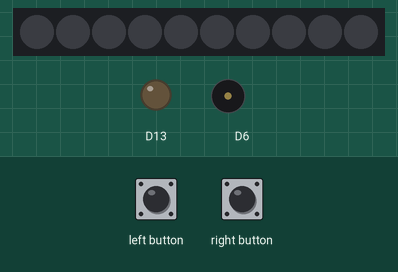
Recording of a sketch running on a simulated Adafruit Circuit Playground Express. Parts: 10 RGB LEDs in strip order, left to right, output pins drawn as LEDs (lit = HIGH), buzzer (waves = sounding). The inputs (shaded band) are chosen by the test bench. Dim RGB values are drawn brighter than linear.

Above: at 2.8 s.
2.9 s: left button pressed for 3.2 s
At 3.6 s:
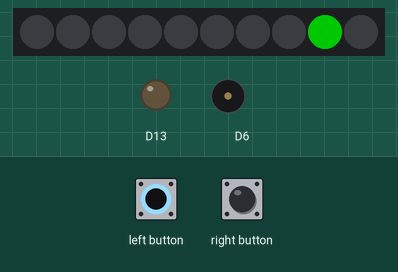
10.2 s: right button pressed for 1.2 s
At 12.3 s:
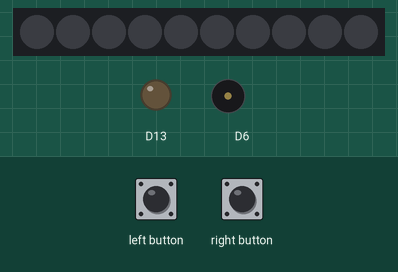
12.9 s: left button pressed for 1.2 s
At 13.9 s:
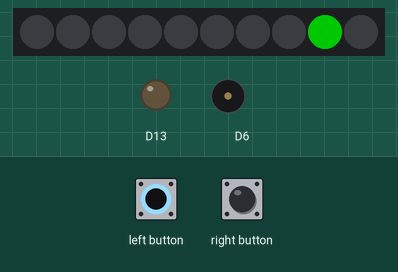
18.2 s: right button pressed for 3.2 s
At 19.8 s:
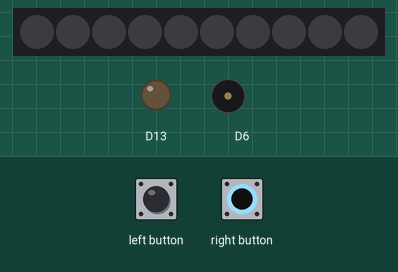
22.9 s: left button pulsed HIGH 2 times (0.12 s each, 0.3 s apart)
At 24.9 s:
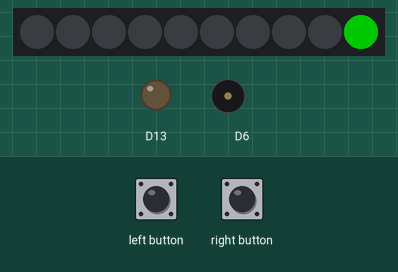
Timing chart, 0 to 32.7 s (numbered marks = the images above; inputs shaded):
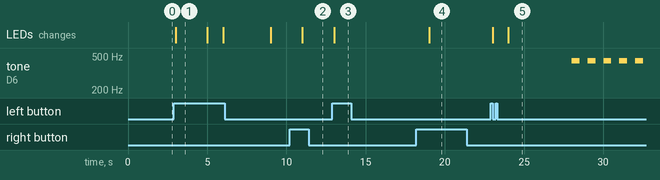

Measured:
- after the input at 2.9 s, the LEDs: change after 0.10 s (image 1)
- after the input at 10.2 s, the LEDs: change after 0.81 s (image 2)
- after the input at 12.9 s, the LEDs: change after 0.11 s (image 3)
- after the input at 18.2 s, the LEDs: change after 0.81 s (image 4)
- after the input at 22.9 s, tone on D6: alternates 440 Hz for 0.50 s and silent for 0.50 s, starting after 5.1 s; the LEDs: first change after 0.12 s (image 5 shows a later state)
- what the display in image 1 shows lasts 2.0 s, from 3.0 s to 5.0 s

The sketch:

timer.ino
```cpp
// (licence header left out)
#include <Adafruit_CircuitPlayground.h>

//  constants

#define interval 5
#define tone 440
#define color 0x008000
#define brightness 200

//  global variables

int seconds = 0;
bool isActive = false;

//  setup

void setup() {
  CircuitPlayground.begin();
  CircuitPlayground.clearPixels();
  CircuitPlayground.setBrightness (brightness);
}

//  loop - adjust and display seconds

void loop() {
  if (CircuitPlayground.leftButton()) {
    if (isActive) {
      seconds += interval;
    }
    else {
      seconds = interval;
      isActive = true;
    }
  }

  if (CircuitPlayground.rightButton()) {
    seconds = 0;
    isActive = false;
  }

  setPixel();
  if (isActive) {
    seconds--;
    if (seconds < 0) {
      CircuitPlayground.playTone(tone, 500, false);
    }
  }

  delay (1000);
}

//  show remaining intervals

void setPixel() {
  CircuitPlayground.clearPixels();
  if (isActive) {
    int  i = seconds / interval;
    if (i < 0) i = 0;
    if (i > 9) i = 9;
    CircuitPlayground.setPixelColor(9 - i, color);
  }
}
  
```
